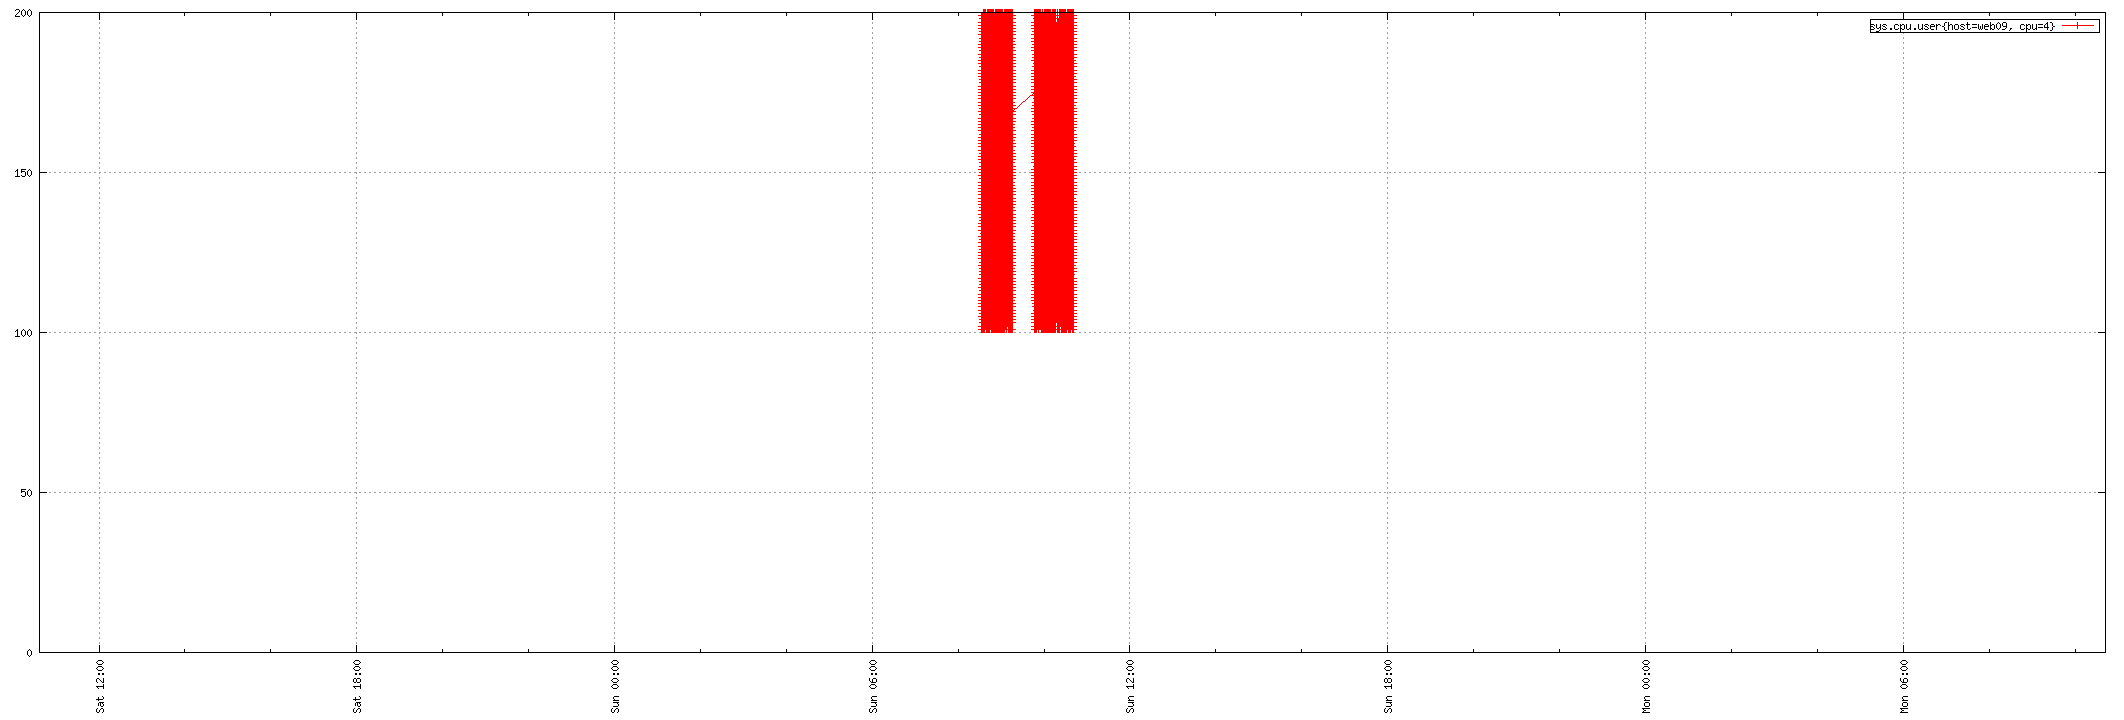

Recreate this plot in gnuplot.
set term png small size 2124,720
set xdata time
set timefmt "%s"
if (GPVAL_VERSION < 4.6) set xtics rotate; else set xtics rotate right
set output "${TMPDIR-'tmp'}/tsd/e7b4c59b.png"
set xrange ["1673692608":"1673865756"]
set format x "%a %H:%M"
set grid
set style data linespoint
set key right box
set yrange [0:]
plot  "${TMPDIR-'tmp'}/tsd/e7b4c59b_0.dat" using 1:2 title "sys.cpu.user{host=web09, cpu=4}"
